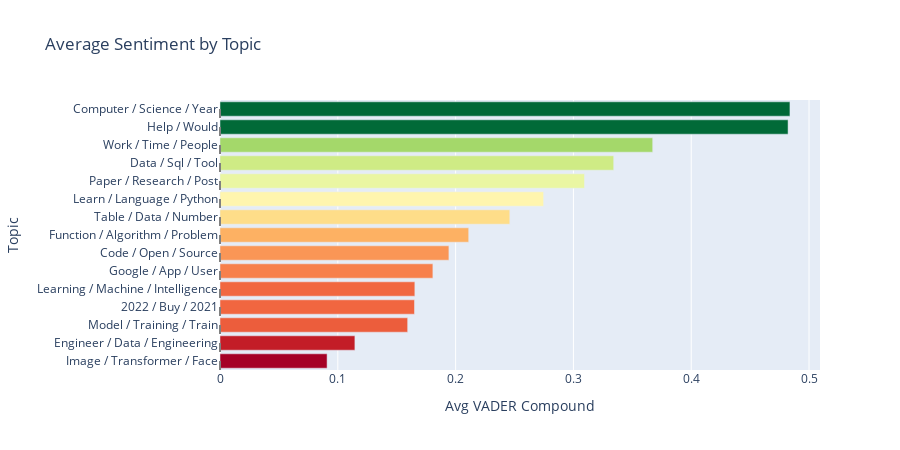

This figure's notebook cell:
### Markdown cell above
## 4.5 Topics × Sentiment

### Code cell
# Average sentiment per topic
topic_sentiment = df.groupby('topic_name')['vader_compound'].agg(['mean', 'std', 'count']).round(4)
topic_sentiment = topic_sentiment.sort_values('mean')

fig = px.bar(x=topic_sentiment['mean'], y=topic_sentiment.index, orientation='h',
             title='Average Sentiment by Topic',
             labels={'x': 'Avg VADER Compound', 'y': 'Topic'},
             color=topic_sentiment['mean'],
             color_continuous_scale='RdYlGn')
fig.add_vline(x=0, line_dash='dash', line_color='gray')
fig.update_layout(height=450, coloraxis_showscale=False)
fig.show()

print("\nSentiment by topic:")
print(topic_sentiment.to_string())

### Figure 1 — Plotly figure (JSON) as saved in the notebook; plotly's stock layout.template omitted (floating-point values rounded to 4 significant figures)
{"data": [{"hovertemplate": "Avg VADER Compound=%{x}<br>Topic=%{y}<br>color=%{marker.color}<extra></extra>", "legendgroup": "", "marker": {"color": [0.0909, 0.1145, 0.1593, 0.1651, 0.1654, 0.1807, 0.1943, 0.2111, 0.246, 0.2747, 0.3094, 0.3342, 0.3673, 0.4822, 0.4838], "coloraxis": "coloraxis", "pattern": {"shape": ""}}, "name": "", "orientation": "h", "showlegend": false, "textposition": "auto", "type": "bar", "x": [0.0909, 0.1145, 0.1593, 0.1651, 0.1654, 0.1807, 0.1943, 0.2111, 0.246, 0.2747, 0.3094, 0.3342, 0.3673, 0.4822, 0.4838], "xaxis": "x", "y": ["Image / Transformer / Face", "Engineer / Data / Engineering", "Model / Training / Train", "2022 / Buy / 2021", "Learning / Machine / Intelligence", "Google / App / User", "Code / Open / Source", "Function / Algorithm / Problem", "Table / Data / Number", "Learn / Language / Python", "Paper / Research / Post", "Data / Sql / Tool", "Work / Time / People", "Help / Would", "Computer / Science / Year"], "yaxis": "y"}], "layout": {"barmode": "relative", "coloraxis": {"colorbar": {"title": {"text": "color"}}, "colorscale": [[0, "rgb(165,0,38)"], [0.1, "rgb(215,48,39)"], [0.2, "rgb(244,109,67)"], [0.3, "rgb(253,174,97)"], [0.4, "rgb(254,224,139)"], [0.5, "rgb(255,255,191)"], [0.6, "rgb(217,239,139)"], [0.7, "rgb(166,217,106)"], [0.8, "rgb(102,189,99)"], [0.9, "rgb(26,152,80)"], [1, "rgb(0,104,55)"]], "showscale": false}, "height": 450, "legend": {"tracegroupgap": 0}, "shapes": [{"line": {"color": "gray", "dash": "dash"}, "type": "line", "x0": 0, "x1": 0, "xref": "x", "y0": 0, "y1": 1, "yref": "y domain"}], "title": {"text": "Average Sentiment by Topic"}, "xaxis": {"anchor": "y", "domain": [0, 1], "title": {"text": "Avg VADER Compound"}}, "yaxis": {"anchor": "x", "domain": [0, 1], "title": {"text": "Topic"}}}}
